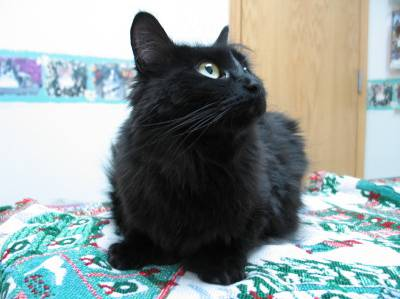
#> input picture image/cat.147.jpg, 400 x 299 px, found by its file name
$ python Kmeans.cat.147.jpg.py
#> lines starting #> are read from the running program, lines starting #| are printed output that depends on the picture; after the words box and inside, x2 and y2 are one past the last pixel; in counts of white or black regions, pixels touching at a corner belong together
import cv2
import numpy as np
from sklearn.cluster import KMeans

class Format_data:
    def __init__(self, file_path_image : str) -> None:
        self.file_path_image = file_path_image

    def get_image(self) -> None:
        data = cv2.imread(self.file_path_image)
#> data is the input picture: shape (299, 400, 3); mean B, G, R 154.1, 155.7, 144.4
        self.data = cv2.cvtColor(data, cv2.COLOR_BGR2RGB)
        return self.data

    def format_dim(self) -> None:
        pixels = [[self.data[i,j] for j in range(self.data.shape[1])] for i in range(self.data.shape[0])]
#> pixels = 299 items
        pixels = np.array(pixels).astype(np.float32)
        pixels /= 255.0
        self.data_new = pixels

    def format_image_3D(self) -> np.ndarray:
        images = self.data_new
        pixels = images.reshape((images.shape[0] * images.shape[1],3))
        return pixels

class Kmeas:
    def __init__(self,n_cluters : int, image : np.ndarray) -> None:
        self.n_cluters = n_cluters
        self.image = image
    def run(self) -> None:
        self.model = KMeans(n_clusters=self.n_cluters, random_state=42).fit(self.image)
    def result_predict(self) -> None:
        labels = self.model.predict(self.image)
        return labels

#get size image
file_path_image = r"..\cat.147.jpg"
data = Format_data(file_path_image)

img = data.get_image()
data.format_dim()
pixels = data.format_image_3D()


#Run Kmeans
kmeans = Kmeas(2, pixels)
kmeans.run()
labels = kmeans.result_predict()

# tranform 3D array
image_new = np.zeros((img.shape[0],img.shape[1],1))

i = 0
j = 0
for pixel in labels:
    if (j >= img.shape[1]):
        j = 0
        i += 1
    image_new[i][j] = pixel
    j += 1
#> this loop made 119600 passes
#> j on passes 1 to 12: 1, 2, 3, 4, 5, 6, 7, 8, 9, 10, 11, 12
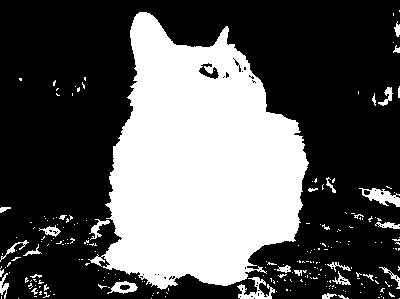
#> image_new: shape (299, 400, 1) float64; values 0 (black) and 1 (white), 35.2% white; 229 white regions (197 under 20 px), largest, box (x1, y1, x2, y2) and area: (88, 12, 309, 290) 38817, (359, 188, 400, 207) 378, (237, 277, 275, 299) 345
#> after the loop, i = 298; j = 400

image0 = np.where(image_new == 0, 255, 0)
image1 = np.where(image_new == 1, 255, 0)

image0 = np.uint8(image0)
image1 = np.uint8(image1)

result_mask0 = cv2.bitwise_and(img,img,mask=image0)
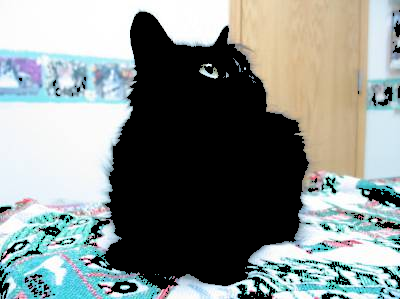
#> result_mask0: shape (299, 400, 3); mean R, G, B 132, 140.4, 138.1
result_mask1 = cv2.bitwise_and(img,img,mask=image1)
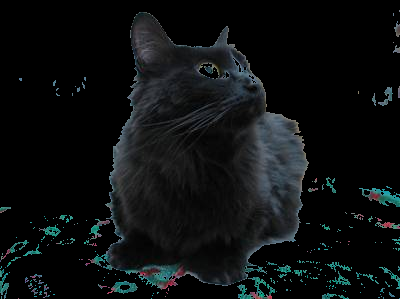
#> result_mask1: shape (299, 400, 3); mean R, G, B 12.5, 15.3, 16

cv2.imshow("result mask ", result_mask1)
cv2.waitKey()

$ run again, with image/cat.18.jpg copied over image/cat.147.jpg
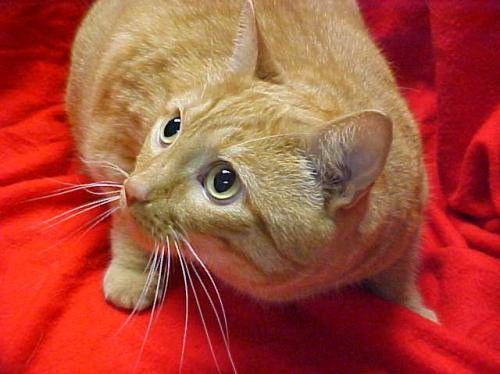
#> input picture image/cat.18.jpg, 500 x 374 px, found by its file name
#> in get_image, data is the input picture: shape (374, 500, 3); mean B, G, R 57.5, 74.5, 169.6
#> in format_dim, `pixels = [[self.data[i,j] for j in range(self.data.shape[1])] for i in..`: pixels = 374 items
#> the loop `for pixel in labels:` made 187000 passes
#> j on passes 1 to 8: 1, 2, 3, 4, 5, 6, 7, 8
#> after the loop `for pixel in labels:`:
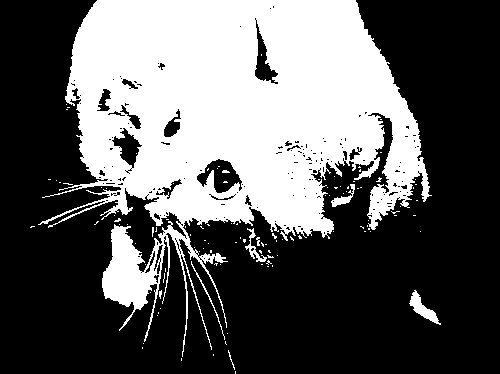
#> image_new: shape (374, 500, 1) float64; values 0 (black) and 1 (white), 36.7% white; 115 white regions (108 under 20 px), largest, box (x1, y1, x2, y2) and area: (38, 0, 432, 357) 67348, (409, 290, 441, 325) 373, (245, 228, 267, 262) 180
#> after the loop `for pixel in labels:`: i = 373; j = 500
#> `result_mask1 = cv2.bitwise_and(img,img,mask=image1)`:
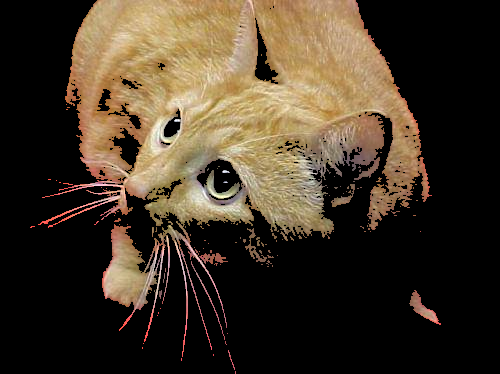
#> result_mask1: shape (374, 500, 3); mean R, G, B 66.8, 54.7, 39.4

$ run again, with image/cat.184.jpg copied over image/cat.147.jpg
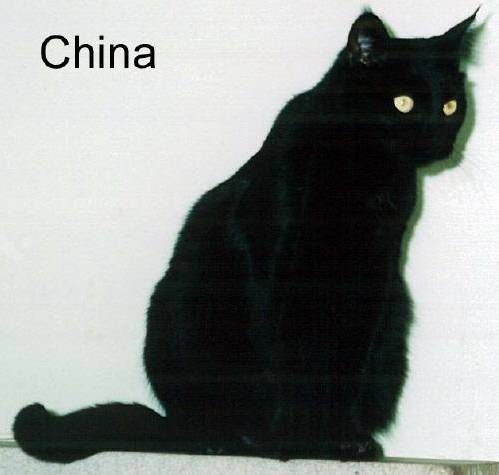
#> input picture image/cat.184.jpg, 499 x 475 px, found by its file name
#> in get_image, data is the input picture: shape (475, 499, 3); mean B, G, R 137.1, 139.5, 135.7
#> in format_dim, `pixels = [[self.data[i,j] for j in range(self.data.shape[1])] for i in..`: pixels = 475 items
#> the loop `for pixel in labels:` made 237025 passes
#> j on passes 1 to 8: 1, 2, 3, 4, 5, 6, 7, 8
#> after the loop `for pixel in labels:`:
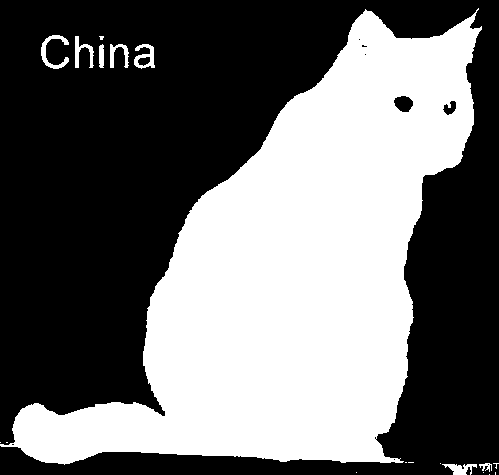
#> image_new: shape (475, 499, 1) float64; values 0 (black) and 1 (white), 43.1% white; 19 white regions (11 under 20 px), largest, box (x1, y1, x2, y2) and area: (0, 8, 482, 465) 100691, (41, 35, 69, 69) 316, (134, 44, 155, 69) 266
#> after the loop `for pixel in labels:`: i = 474; j = 499
#> `result_mask1 = cv2.bitwise_and(img,img,mask=image1)`:
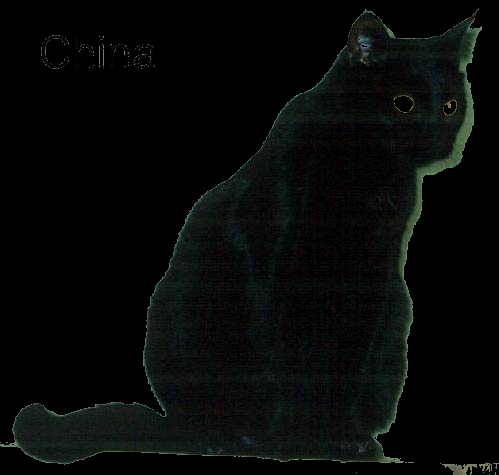
#> result_mask1: shape (475, 499, 3); mean R, G, B 6.7, 8.5, 7.6

$ run again, with image/cat.193.jpg copied over image/cat.147.jpg
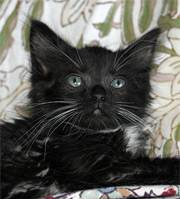
#> input picture image/cat.193.jpg, 180 x 199 px, found by its file name
#> in get_image, data is the input picture: shape (199, 180, 3); mean B, G, R 87.5, 92.1, 92.6
#> in format_dim, `pixels = [[self.data[i,j] for j in range(self.data.shape[1])] for i in..`: pixels = 199 items
#> the loop `for pixel in labels:` made 35820 passes
#> j on passes 1 to 8: 1, 2, 3, 4, 5, 6, 7, 8
#> after the loop `for pixel in labels:`:
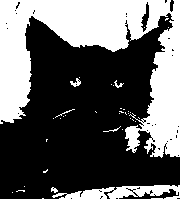
#> image_new: shape (199, 180, 1) float64; values 0 (black) and 1 (white), 38.1% white; 38 white regions (31 under 20 px), largest, box (x1, y1, x2, y2) and area: (0, 0, 180, 158) 12396, (52, 185, 180, 199) 1029, (70, 78, 81, 87) 48
#> after the loop `for pixel in labels:`: i = 198; j = 180
#> `result_mask1 = cv2.bitwise_and(img,img,mask=image1)`:
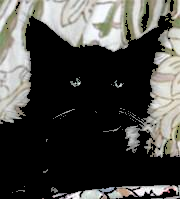
#> result_mask1: shape (199, 180, 3); mean R, G, B 70.4, 70.1, 66.6
